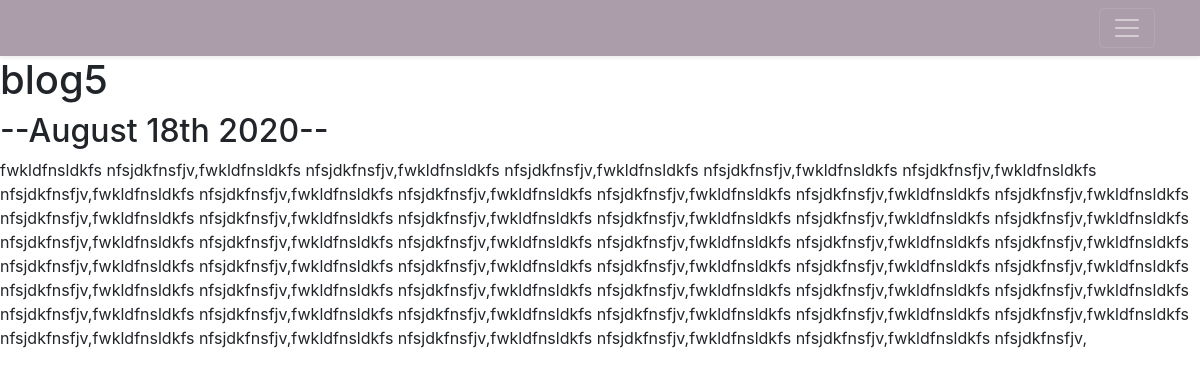
/blog/5/, run on the app's committed database.
### blog/models.py (models this page shows, shortened)
class Blog(models.Model):
    title = models.CharField(max_length=200)
    date = models.DateField()
    description = models.TextField()

### blog/views.py (the view)
# urls.py: path('<int:blog_id>/', views.detail, name= 'detail'),
def detail(request, blog_id):
    blog= get_object_or_404(Blog, pk=blog_id)
    return render(request, 'blog/detail.html', {'blog':blog})

### blog/templates/blog/detail.html
{% extends 'portfolio/base.html' %}
{% block content %}
<h1>{{ blog.title }}</h1>
<h2>--{{ blog.date|date:"F jS Y" }}--</h2>
{{ blog.description|safe }}
{% endblock %}

### data on the page
Blog: title "blog5", date "August 18th 2020", description "fwkldfnsldkfs nfsjdkfnsfjv,fwkldfnsldkfs nfsjdkfnsfjv,fwkldfnsldkfs nfsjdkfnsfjv,fwkldfnsldkfs nfsjdkfnsfjv,fwkldfnsldkfs nfsjdkfnsfjv,fwkldfnsldkfs nfsjdkfnsfjv,fwkldfnsldkfs nfsjdkfnsfjv,fwkldfnsldkfs nfsjdkfnsfjv,fwkldfnsldkfs nfsjdkfnsfjv,fwkldfnsldkfs nfsjdkfnsfjv,fwkldfnsldkfs nfsjdkfnsfjv,fwkldfnsldkfs nfsjdkfnsfjv,fwkldfnsldkfs nfsjdkfnsfjv,fwkldfnsldkfs nfsjdkfnsfjv,fwkldfnsldkfs nfsjdkfnsfjv,fwkldfnsldkfs nfsjdkfnsfjv,fwkldfnsldkfs nfsjdkfnsfjv,fwkldfnsldkfs nfsjdkfnsfjv,fwkldfnsldkfs nfsjdkfnsfjv,fwkldfnsldkfs nfsjdkfnsfjv,fwkldfnsldkfs nfsjdkfnsfjv,fwkldfnsldkfs nfsjdkfnsfjv,fwkldfnsldkfs nfsjdkfnsfjv,fwkldfnsldkfs nfsjdkfnsfjv,fwkldfnsldkfs nfsjdkfnsfjv,fwkldfnsldkfs…"
